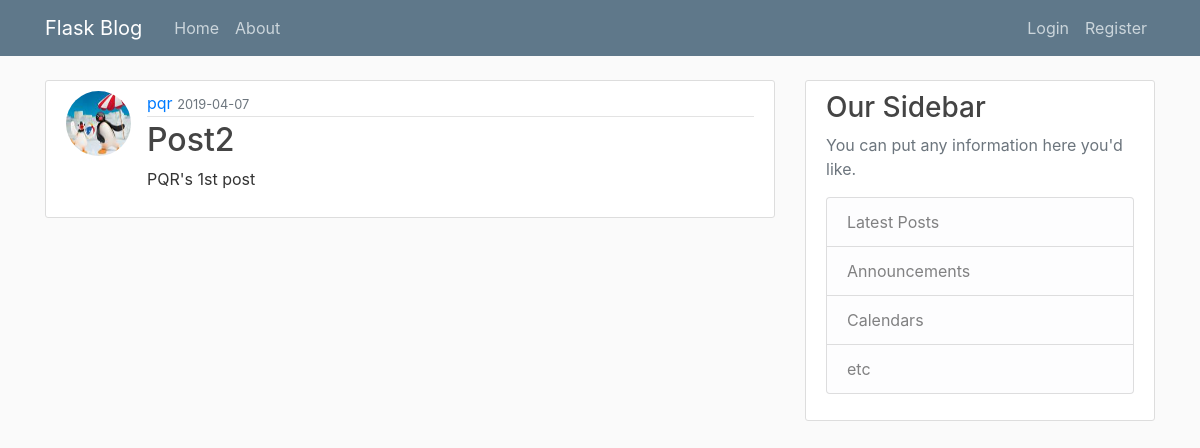
Screenshot of /post/2 with the database file from the repository.
### Flask_Blogs/models.py (models this page shows, shortened)
class User(db.Model, UserMixin):    #importing from both db.model and UserMixin
    id = db.Column(db.Integer, primary_key = True)
    username = db.Column(db.String(20), unique = True, nullable = False)
    email =  db.Column(db.String(120), unique = True, nullable = False)
    image_file =  db.Column(db.String(20), nullable = False, default= 'default.jpg')
    password =  db.Column(db.String(60), nullable = False)
    posts = db.relationship('Post' , backref = 'author', lazy = True)

class Post(db.Model, UserMixin):
    id = id = db.Column(db.Integer, primary_key = True)
    title =  db.Column(db.String(20), nullable = False)
    date_created = db.Column(db.DateTime, nullable = False , default = datetime.utcnow)
    content = db.Column(db.Text, nullable = False)
    user_id = db.Column(db.Integer, db.ForeignKey('user.id'), nullable = False)

### Flask_Blogs/posts/routes.py (the view)
@posts.route("/post/<int:post_id>")
def post(post_id):
    post = Post.query.get_or_404(post_id)
    return render_template('post.html', title = post.title, post = post)

### Flask_Blogs/templates/post.html (shortened to what this page needs)
{% extends "layout.html" %}
{% block content %}
        <article class="media content-section">
           <img class = "rounded-circle article-img" src="{{ url_for('static' , filename = 'profile_pics/' + post.author.image_file)}}" alt="profile picture">
          <div class="media-body">
            <div class="article-metadata">
              <a href="{{url_for('users.user_post', username = post.author.username)}}">{{ post.author.username }}</a>
              <small class="text-muted">{{ post.date_created.strftime('%Y-%m-%d') }}</small>
            </div>
            <h2 class = "article-title">{{ post.title }}</h2>
            <p class="article-content">{{ post.content }}</p>
          </div>
        </article>
{% endblock content %}

### Flask_Blogs/static/main.css (style rules this page uses)
body { background: #fafafa; color: #333333; margin-top: 5rem; }
h1, h2, h3, h4, h5, h6 { color: #444444; }
.content-section { background: #ffffff; padding: 10px 20px; border: 1px solid #dddddd; border-radius: 3px; margin-bottom: 20px; }
.article-title { color: #444444; }
.article-content { white-space: pre-line; }
.article-img { height: 65px; width: 65px; margin-right: 16px; }
.article-metadata { padding-bottom: 1px; margin-bottom: 4px; border-bottom: 1px solid #e3e3e3 }

### rows the page displays
User: image_file (picture), author.username "pqr"
Post: date_created "2019-04-07", title "Post2", content "PQR's 1st post"
